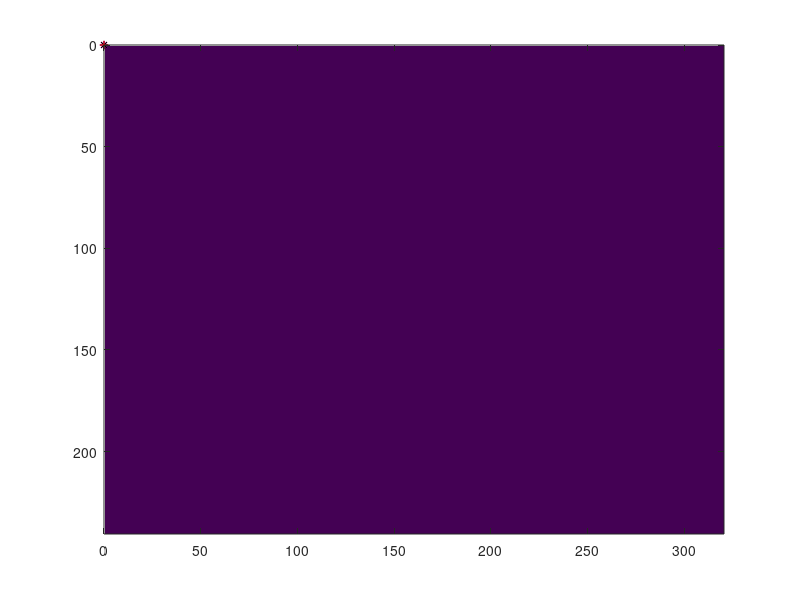
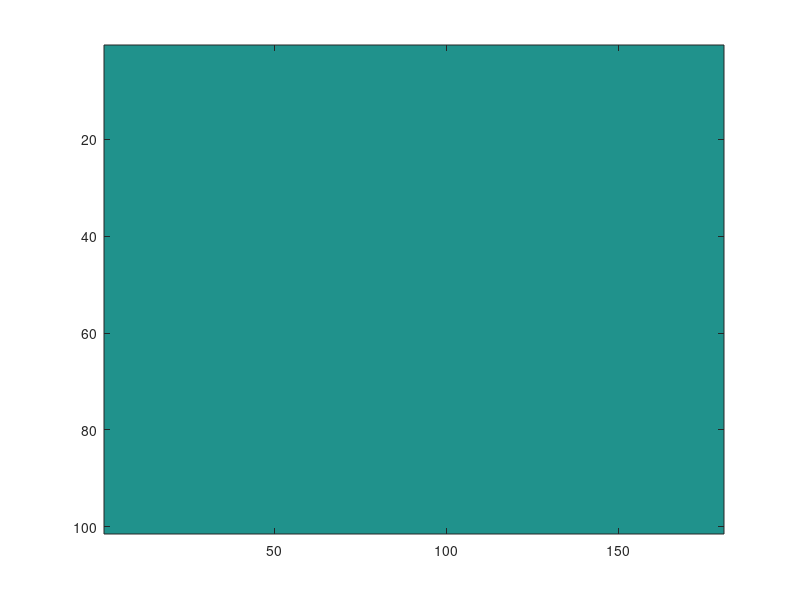
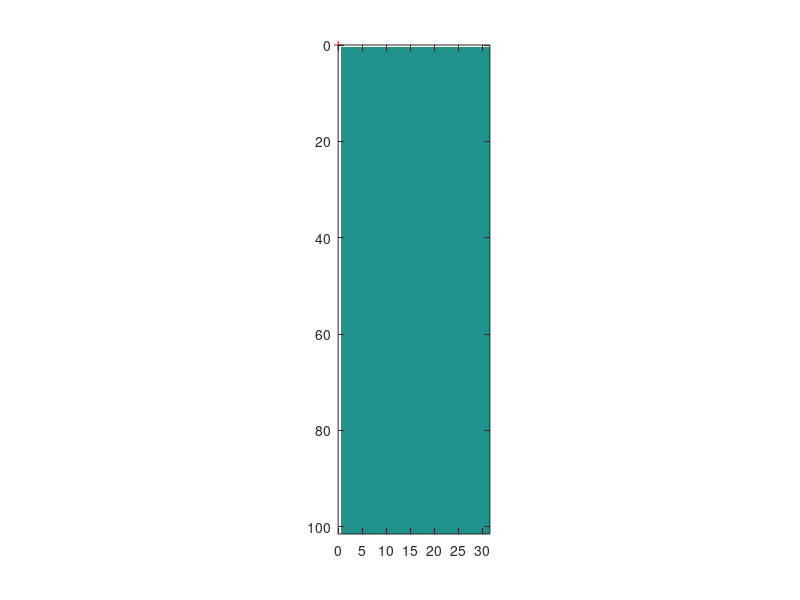

The MATLAB source for these figures, in order: (Note: this script raises an error after producing the figures.)
%% Cleanup
%close all;
clear all;

f_yuyv = figure(10);
im_yuyv = image(zeros(240, 320));
hold on;
p_l1 = plot([0],[0],'m*-');
p_l2 = plot([0],[0],'k*-');
p_bb = plot([0],[0],'r+-');
hold off;
drawnow;

f_radon = figure(11);
im_radon = imagesc(zeros(101, 180));

f_grey = figure(12);
im_grey = imagesc(zeros(101, 31));
hold on;
p_bb2 = plot([0],[0],'r+-');
hold off;
axis image;

%% Channel setup
skt = zmq( 'subscribe', 'ipc', 'edge' );
while 1
    idx = zmq('poll',1000);
    for s=1:numel(idx)
        s_idx = idx(s);
        [data, has_more] = zmq( 'receive', s_idx );
        % Get the metadata
        [metadata, offset] = msgpack('unpack',data);
        % Set the lines
        % (5x5 Kernel means offset of 2. 1 indexing means off of 1. So 3.)
        % Calculations done in subsampled space of half size. So scale by 2
        offset_x = 2*double(metadata.offset(1)+3);
        offset_y = 2*double(metadata.offset(1)+3);
        l1_x = double([metadata.l1.iMin, metadata.l1.iMean metadata.l1.iMax]);
        l1_y = double([metadata.l1.jMin, metadata.l1.jMean metadata.l1.jMax]);
        l2_x = double([metadata.l2.iMin, metadata.l2.iMean metadata.l2.iMax]);
        l2_y = double([metadata.l2.jMin, metadata.l2.jMean metadata.l2.jMax]);
        set(p_l1, 'Xdata', l1_x);
        set(p_l1, 'Ydata', l1_y);
        set(p_l2, 'Xdata', l2_x);
        set(p_l2, 'Ydata', l2_y);
        % Show the bounding box
        bbox = double(metadata.bbox);
        x0 = bbox(1);
        x1 = bbox(2);
        y0 = bbox(3);
        y1 = bbox(4);
        bbox_w = x1 - x0 + 1;
        bbox_h = y1 - y0 + 1;
        xbox = 2*([x0, x1, x1, x0, x0]);
        ybox = 2*([y0, y0, y1, y1, y0]);
        set(p_bb, 'XData', xbox);
        set(p_bb, 'YData', ybox);
        
        % Process the JPEG data
        if has_more~=1
            disp('NO JPEG RECEIVED');
            return
        end
        [data, has_more] = zmq( 'receive', s_idx );
        % Set the jpeg image
        set(im_yuyv, 'Cdata', djpeg(data));
        
        % Receive the radon space
        if has_more~=1
            disp('NO RADON RECEIVED');
            return
        end
        [data, has_more] = zmq( 'receive', s_idx );
        radon_space = reshape(typecast(data,'uint32'), double(metadata.MAXR), double(metadata.NTH));
        set(im_radon, 'Cdata', radon_space);
        
        % Receive the transformed gray space
        if has_more~=1
            disp('NO TRANSFORMED GRAY RECEIVED');
            return
        end
        [data, has_more] = zmq( 'receive', s_idx );
        grey_space = reshape(typecast(data,'double'), bbox_w, bbox_h)';
        set(im_grey, 'Cdata', grey_space);
        
        drawnow;
    end
end

%% Raw image and sample gray
figure(1);
subplot(1,2,1);
imshow('Data/edge_img.jpeg');
axis image;
subplot(1,2,2);
imshow('Data/edge_gray.jpeg');
axis image;

%% Edges from LoG convolution
%h = 120;
%w = 160;
%h = 116;
%w = 156;
h = 97;
w = 27;
% raw edges
fid = fopen('Data/edge.raw');A = fread(fid,Inf,'*int32');fclose(fid);
edge_raw = double(reshape(A,[w, h])');
% char edges
fid = fopen('Data/edge_char.raw');A = fread(fid,Inf,'*int8');fclose(fid);
edge_char = logical(reshape(A,[w, h])');
%
figure(2);
subplot(1,2,1);
imagesc(edge_raw);
colormap;
axis image;
subplot(1,2,2);
imagesc(edge_char);
axis image;

%% Line counts and sums
nr = 101;
%nth = 36;
%nth = 45;
nth = 180;
fid = fopen('Data/line_cnts.raw');A = fread(fid,Inf,'*uint32');fclose(fid);
line_counts = double(reshape(A,[nr, nth]));
fid = fopen('Data/line_sums.raw');A = fread(fid,Inf,'*int32');fclose(fid);
line_sums = double(reshape(A,[nr, nth]));
%
figure(3);
subplot(2,1,1);
imagesc(line_counts);
%mesh(line_counts);
title('Line Counts');
subplot(2,1,2);
imagesc(line_sums);
%mesh(line_sums);
title('Line Sums');
%
figure(4);
% Origin is the center pixel. For us, it it 0,0 top left
% Use explicit default theta
TH = 0:179;
R = radon(edge_char,TH);
IR = iradon(R,TH);
subplot(2,1,1);
imagesc(R);
title('MATLAB gut check');
subplot(2,1,2);
imagesc(IR);

figure(5);
subplot(2,1,1);
plot(max(line_counts));
xlim([0,nth]);
subplot(2,1,2);
plot(std(line_counts));
xlim([0,nth]);

%% Line extrema
%{
nr = 106;
nth = 36;
%nth = 180;
fid = fopen('Data/line_min.raw');A = fread(fid,Inf,'*int32');fclose(fid);
line_min = double(reshape(A,[nr, nth]));
fid = fopen('Data/line_max.raw');A = fread(fid,Inf,'*int32');fclose(fid);
line_max = double(reshape(A,[nr, nth]));
line_min(line_min>nr) = 0;
line_max(line_max<-nr) = 0;
%
figure(6);
subplot(2,1,1);
imagesc(line_min);
subplot(2,1,2);
imagesc(line_max);
%}
%% bbox of the image
w = 31; h = 101;
%w = 31; h = 41;
fid = fopen('Data/ys_bbox.raw');A = fread(fid,Inf,'*uint8');fclose(fid);
ys_bbox = double(reshape(A,[w, h])');
fid = fopen('Data/us_bbox.raw');A = fread(fid,Inf,'*uint8');fclose(fid);
us_bbox = double(reshape(A,[w, h])');
fid = fopen('Data/vs_bbox.raw');A = fread(fid,Inf,'*uint8');fclose(fid);
vs_bbox = double(reshape(A,[w, h])');
fid = fopen('Data/trans_bbox.raw');A = fread(fid,Inf,'*double');fclose(fid);
trans_bbox = double(reshape(A,[w, h])');
%
figure(7);
subplot(2,2,1);
imagesc(ys_bbox);
title('Y');
axis image;
colorbar;
subplot(2,2,2);
imagesc(us_bbox);
title('U');
axis image;
colorbar;
subplot(2,2,3);
imagesc(vs_bbox);
title('V');
axis image;
colorbar;
subplot(2,2,4);
imagesc(255*trans_bbox);
title('Transformed');
axis image;
colorbar;